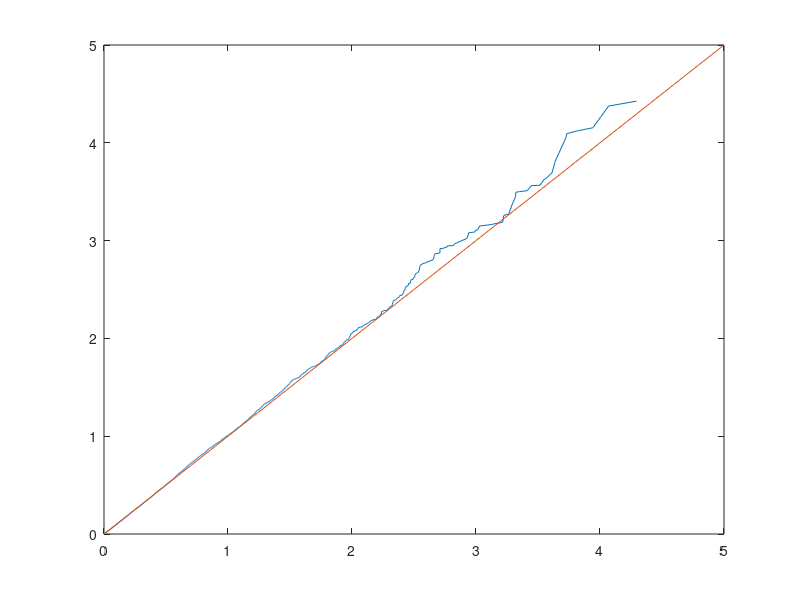
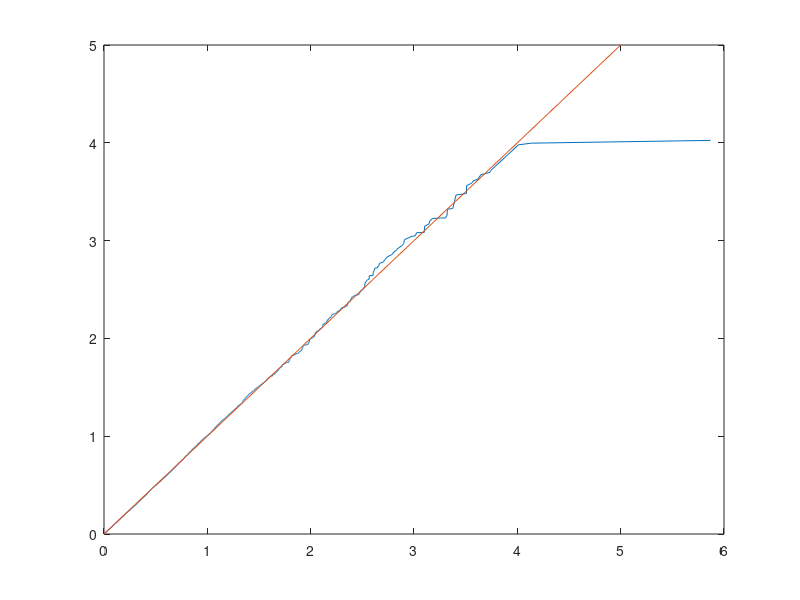

Reproduce these figures in MATLAB, in order.
% Pruebas de la parte de generacion de numeros aleatorios
clc; clear;

n_sample = 10000;


M = rand(1,n_sample);
result = -log(M)/2;
M_exp = exprnd(1/2,1,n_sample);

figure
axis square
plot(sort(result),sort(M_exp))
hold on
plot([0:0.1:5],[0:0.1:5])


M = rand(1,n_sample);
result = -log(M)/2;
M_exp = exprnd(1/2,1,n_sample);

figure
axis square
plot(sort(result),sort(M_exp))
hold on
plot([0:0.1:5],[0:0.1:5])


